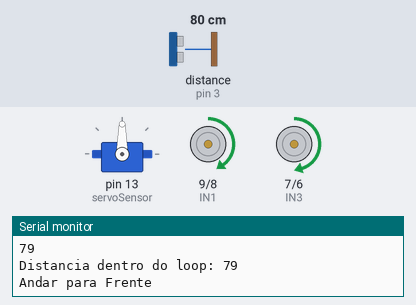
The sketch below on a simulated Arduino Uno, built with avr-gcc and run on an emulated ATmega328P. Shown: servo, motor-driver pin pairs drawn as motors (green arrow = first pin HIGH = forward, orange = second pin HIGH = backward, longer = more drive, scaled by the enable pin), the last lines printed to the serial monitor. Wiring (inferred from the names in the program): ultrasonic range finder: trigger pin 2; echo pin 3. The test bench sets the inputs (shaded band); at power-on: distance to the obstacle (sensor on pin 3) 80 cm. The echo pulse lasts 58.3 µs per cm.

Above: at 1.2 s.
1.3 s: distance to the obstacle (sensor on pin 3) set to 44 cm
4.3 s: distance to the obstacle (sensor on pin 3) set to 36 cm
At 5.5 s:
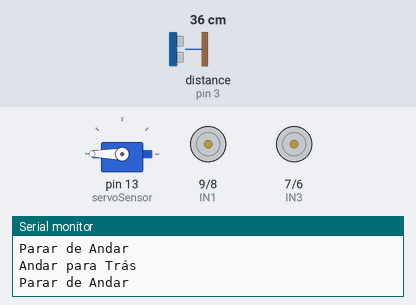
7.3 s: distance to the obstacle (sensor on pin 3) set to 60 cm
At 9.0 s:
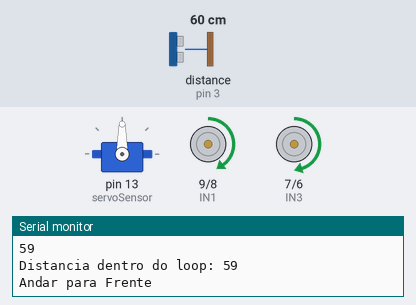
9.3 s: distance to the obstacle (sensor on pin 3) set to 2 cm
At 11.7 s:
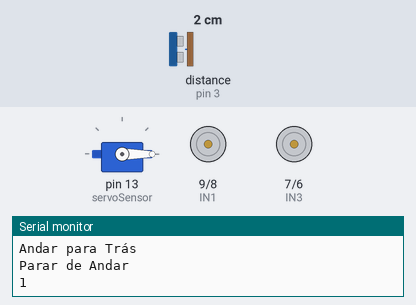
Timing chart, 0 to 13.3 s (numbered marks = the images above; inputs shaded):
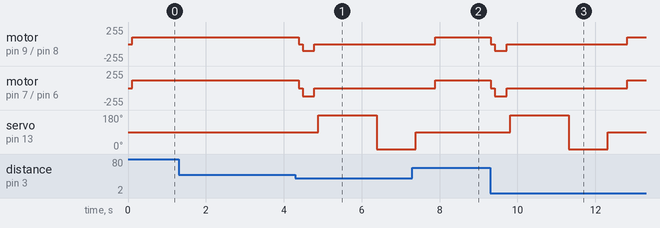

Measured:
- the behaviour switches between 41 and 40 cm on distance to the obstacle (sensor on pin 3) (found by bisection; images 0 and 1)
- after the input at 4.3 s, motor on pin 9 (IN1) / pin 8 (IN2): forward 100/255 → stopped after 0.08 s, → backward 100/255 0.10 s later, → stopped 0.30 s later; motor on pin 7 (IN3) / pin 6 (IN4): forward 120/255 → stopped after 0.08 s, → backward 120/255 0.10 s later, → stopped 0.30 s later
- after the input at 7.3 s, motor on pin 9 (IN1) / pin 8 (IN2): goes on until 7.9 s, then stays forward 100/255; motor on pin 7 (IN3) / pin 6 (IN4): goes on until 7.9 s, then stays forward 120/255
- after the input at 9.3 s, motor on pin 9 (IN1) / pin 8 (IN2): forward 100/255 → stopped at once, → backward 100/255 0.10 s later, → stopped 0.30 s later, → forward 100/255 3.1 s later; motor on pin 7 (IN3) / pin 6 (IN4): forward 120/255 → stopped at once, → backward 120/255 0.10 s later, → stopped 0.30 s later, → forward 120/255 3.1 s later

The sketch:

robo_final.ino
```cpp
#include <Servo.h>

#define ENA  11
#define IN1  9
#define IN2  8
#define ENB  5
#define IN3  7
#define IN4  6
#define TRIGGER 2
#define ECHO 3

Servo servoSensor;
int distanciaParaDireita, distanciaParaEsquerda;
int Distancia = 0;
int velocidadeMotorUm = 100;
int velocidadeMotorDois = 120;


void setup() {
  Serial.begin(9600);
  servoSensor.attach(13);
  pinMode(ENA, OUTPUT);
  pinMode(ENB, OUTPUT);
  pinMode(IN1, OUTPUT);
  pinMode(IN2, OUTPUT);
  pinMode(IN3, OUTPUT);
  pinMode(IN4, OUTPUT);
  pinMode(TRIGGER,OUTPUT);
  pinMode(ECHO,INPUT);
}

void loop() {
  servoSensor.write(90);
  delay(100);
  Distancia = medeDistancia();
  Serial.print("Distancia dentro do loop: " );
  Serial.println(Distancia);
  if (Distancia < 40) {
    direcao();
  }
  else if (Distancia >= 40)  {
    andarParaFrente();
  }

}

void direcao() {
  pararDeAndar();
  andarParaTras();
  pararDeAndar();
  servoSensor.write(180);
  delay(1000);
  distanciaParaEsquerda = medeDistancia();
  delay(500);
  servoSensor.write(0);
  delay(500);
  distanciaParaDireita = medeDistancia();
  delay(500);
  servoSensor.write(90);
  delay(500);
  CompareDistance();
}


void CompareDistance() {
  if (distanciaParaDireita > distanciaParaEsquerda) {
    virarParaDireita();
  }
  else if (distanciaParaEsquerda > distanciaParaDireita) {
    virarParaEsquerda();
  }
  else {
    retornar();
  }
}

void pararDeAndar()
{
  Serial.println("Parar de Andar ");
  digitalWrite(IN1, LOW);
  digitalWrite(IN2, LOW);
  digitalWrite(IN3, LOW);
  digitalWrite(IN4, LOW);
  delay(100);
}

void andarParaFrente()
{
  Serial.println("Andar para Frente ");
  digitalWrite(IN1, HIGH);
  digitalWrite(IN2, LOW);
  digitalWrite(IN3, HIGH);
  digitalWrite(IN4, LOW);
  configuraVelocidadeMotores();
}

void andarParaTras()
{
  Serial.println("Andar para Trás ");
  digitalWrite(IN1, LOW);
  digitalWrite(IN2, HIGH);
  digitalWrite(IN3, LOW);
  digitalWrite(IN4, HIGH);
  delay(300);
  configuraVelocidadeMotores();
}

void virarParaDireita()
{
  Serial.println("Virar para Direita");
  digitalWrite(IN1, LOW);
  digitalWrite(IN2, HIGH);
  digitalWrite(IN3, HIGH);
  digitalWrite(IN4, LOW);
  delay(300);
  configuraVelocidadeMotores();
}

void virarParaEsquerda()
{
  Serial.println("Virar para Esquerda");
  digitalWrite(IN1, HIGH);
  digitalWrite(IN2, LOW);
  digitalWrite(IN3, LOW);
  digitalWrite(IN4, HIGH);
  delay(300);
  configuraVelocidadeMotores();
}

void retornar() {
  Serial.println("Retornar");
  digitalWrite(IN1, HIGH);
  digitalWrite(IN2, LOW);
  digitalWrite(IN3, HIGH);
  digitalWrite(IN4, LOW);
  delay(700);
  configuraVelocidadeMotores();
}

void configuraVelocidadeMotores(){
    analogWrite(ENA, velocidadeMotorUm);
    analogWrite(ENB, velocidadeMotorDois);
}

int medeDistancia() {
  int cm = 0;
  digitalWrite(TRIGGER,LOW);
  delayMicroseconds(2);
  digitalWrite(TRIGGER,HIGH);
  delayMicroseconds(10);
  digitalWrite(TRIGGER,LOW);
  cm =  pulseIn(ECHO,HIGH)/59;
  Serial.println(cm);
  return cm;
}
```
